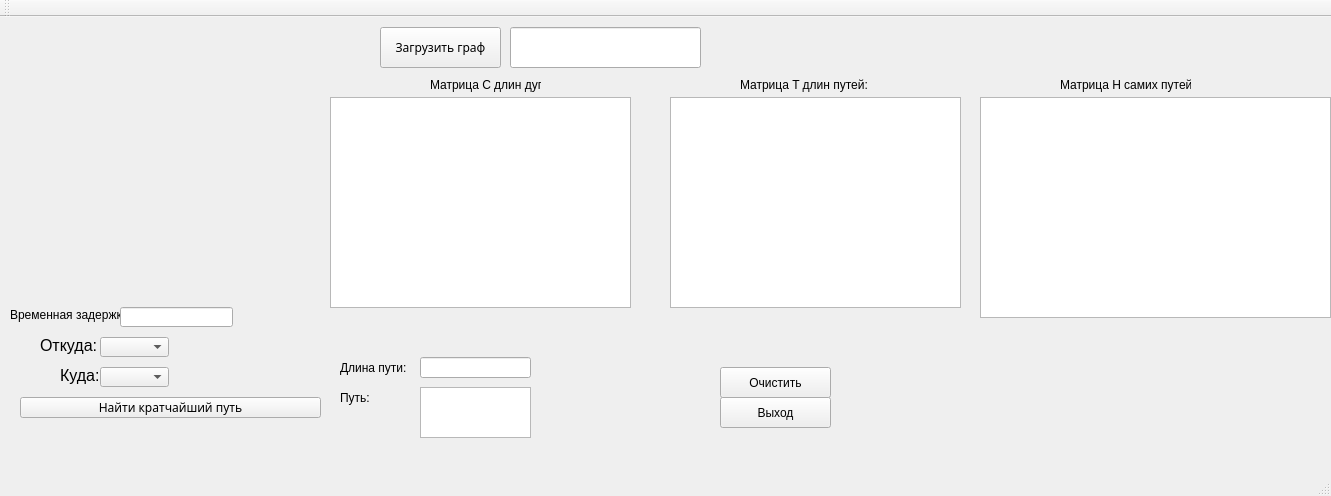
<?xml version="1.0" encoding="UTF-8"?>
<ui version="4.0">
 <class>MainWindow</class>
 <widget class="QMainWindow" name="MainWindow">
  <property name="geometry">
   <rect>
    <x>0</x>
    <y>0</y>
    <width>1331</width>
    <height>496</height>
   </rect>
  </property>
  <property name="windowTitle">
   <string>MainWindow</string>
  </property>
  <widget class="QWidget" name="centralWidget">
   <widget class="QPushButton" name="info">
    <property name="geometry">
     <rect>
      <x>380</x>
      <y>10</y>
      <width>121</width>
      <height>41</height>
     </rect>
    </property>
    <property name="font">
     <font>
      <family>MS Reference Sans Serif</family>
     </font>
    </property>
    <property name="text">
     <string>Загрузить граф</string>
    </property>
   </widget>
   <widget class="QLabel" name="label_3">
    <property name="geometry">
     <rect>
      <x>60</x>
      <y>330</y>
      <width>41</width>
      <height>57</height>
     </rect>
    </property>
    <property name="font">
     <font>
      <pointsize>12</pointsize>
      <weight>50</weight>
      <bold>false</bold>
     </font>
    </property>
    <property name="text">
     <string>Куда:</string>
    </property>
   </widget>
   <widget class="QComboBox" name="comboBox_TO">
    <property name="geometry">
     <rect>
      <x>100</x>
      <y>350</y>
      <width>69</width>
      <height>20</height>
     </rect>
    </property>
   </widget>
   <widget class="QComboBox" name="comboBox_FROM">
    <property name="geometry">
     <rect>
      <x>100</x>
      <y>320</y>
      <width>69</width>
      <height>20</height>
     </rect>
    </property>
   </widget>
   <widget class="QLabel" name="label_2">
    <property name="geometry">
     <rect>
      <x>40</x>
      <y>300</y>
      <width>59</width>
      <height>57</height>
     </rect>
    </property>
    <property name="font">
     <font>
      <pointsize>12</pointsize>
     </font>
    </property>
    <property name="text">
     <string>Откуда:</string>
    </property>
   </widget>
   <widget class="QPushButton" name="pushButton_PTY">
    <property name="geometry">
     <rect>
      <x>20</x>
      <y>380</y>
      <width>301</width>
      <height>21</height>
     </rect>
    </property>
    <property name="font">
     <font>
      <family>MS Gothic</family>
     </font>
    </property>
    <property name="text">
     <string>Найти кратчайший путь</string>
    </property>
   </widget>
   <widget class="QLineEdit" name="long_2">
    <property name="geometry">
     <rect>
      <x>420</x>
      <y>340</y>
      <width>111</width>
      <height>21</height>
     </rect>
    </property>
   </widget>
   <widget class="QLabel" name="label">
    <property name="geometry">
     <rect>
      <x>340</x>
      <y>340</y>
      <width>71</width>
      <height>21</height>
     </rect>
    </property>
    <property name="text">
     <string>Длина пути:</string>
    </property>
   </widget>
   <widget class="QLabel" name="label_4">
    <property name="geometry">
     <rect>
      <x>340</x>
      <y>360</y>
      <width>81</width>
      <height>41</height>
     </rect>
    </property>
    <property name="text">
     <string>Путь:</string>
    </property>
   </widget>
   <widget class="QLineEdit" name="info_2">
    <property name="geometry">
     <rect>
      <x>510</x>
      <y>10</y>
      <width>191</width>
      <height>41</height>
     </rect>
    </property>
   </widget>
   <widget class="QPushButton" name="clear">
    <property name="geometry">
     <rect>
      <x>720</x>
      <y>350</y>
      <width>111</width>
      <height>31</height>
     </rect>
    </property>
    <property name="text">
     <string>Очистить</string>
    </property>
   </widget>
   <widget class="QPushButton" name="exit">
    <property name="geometry">
     <rect>
      <x>720</x>
      <y>380</y>
      <width>111</width>
      <height>31</height>
     </rect>
    </property>
    <property name="text">
     <string>Выход</string>
    </property>
   </widget>
   <widget class="QLabel" name="label_5">
    <property name="geometry">
     <rect>
      <x>430</x>
      <y>60</y>
      <width>111</width>
      <height>16</height>
     </rect>
    </property>
    <property name="text">
     <string>Матрица C длин дуг:</string>
    </property>
   </widget>
   <widget class="QLabel" name="label_6">
    <property name="geometry">
     <rect>
      <x>740</x>
      <y>60</y>
      <width>131</width>
      <height>16</height>
     </rect>
    </property>
    <property name="text">
     <string>Матрица T длин путей:</string>
    </property>
   </widget>
   <widget class="QLabel" name="label_7">
    <property name="geometry">
     <rect>
      <x>1060</x>
      <y>60</y>
      <width>131</width>
      <height>16</height>
     </rect>
    </property>
    <property name="text">
     <string>Матрица H самих путей:</string>
    </property>
   </widget>
   <widget class="QTableView" name="C_table">
    <property name="geometry">
     <rect>
      <x>330</x>
      <y>80</y>
      <width>301</width>
      <height>211</height>
     </rect>
    </property>
   </widget>
   <widget class="QTableView" name="T_table">
    <property name="geometry">
     <rect>
      <x>670</x>
      <y>80</y>
      <width>291</width>
      <height>211</height>
     </rect>
    </property>
   </widget>
   <widget class="QTableView" name="H_table">
    <property name="geometry">
     <rect>
      <x>980</x>
      <y>80</y>
      <width>351</width>
      <height>221</height>
     </rect>
    </property>
   </widget>
   <widget class="QTextEdit" name="way">
    <property name="geometry">
     <rect>
      <x>420</x>
      <y>370</y>
      <width>111</width>
      <height>51</height>
     </rect>
    </property>
   </widget>
   <widget class="QLabel" name="label_8">
    <property name="geometry">
     <rect>
      <x>10</x>
      <y>290</y>
      <width>111</width>
      <height>16</height>
     </rect>
    </property>
    <property name="text">
     <string>Временная задержка:</string>
    </property>
   </widget>
   <widget class="QLineEdit" name="time">
    <property name="geometry">
     <rect>
      <x>120</x>
      <y>290</y>
      <width>113</width>
      <height>20</height>
     </rect>
    </property>
   </widget>
  </widget>
  <widget class="QMenuBar" name="menuBar">
   <property name="geometry">
    <rect>
     <x>0</x>
     <y>0</y>
     <width>1331</width>
     <height>21</height>
    </rect>
   </property>
  </widget>
  <widget class="QToolBar" name="Floyd">
   <attribute name="toolBarArea">
    <enum>TopToolBarArea</enum>
   </attribute>
   <attribute name="toolBarBreak">
    <bool>false</bool>
   </attribute>
  </widget>
  <widget class="QStatusBar" name="statusBar"/>
 </widget>
 <layoutdefault spacing="6" margin="11"/>
 <resources/>
 <connections/>
</ui>
